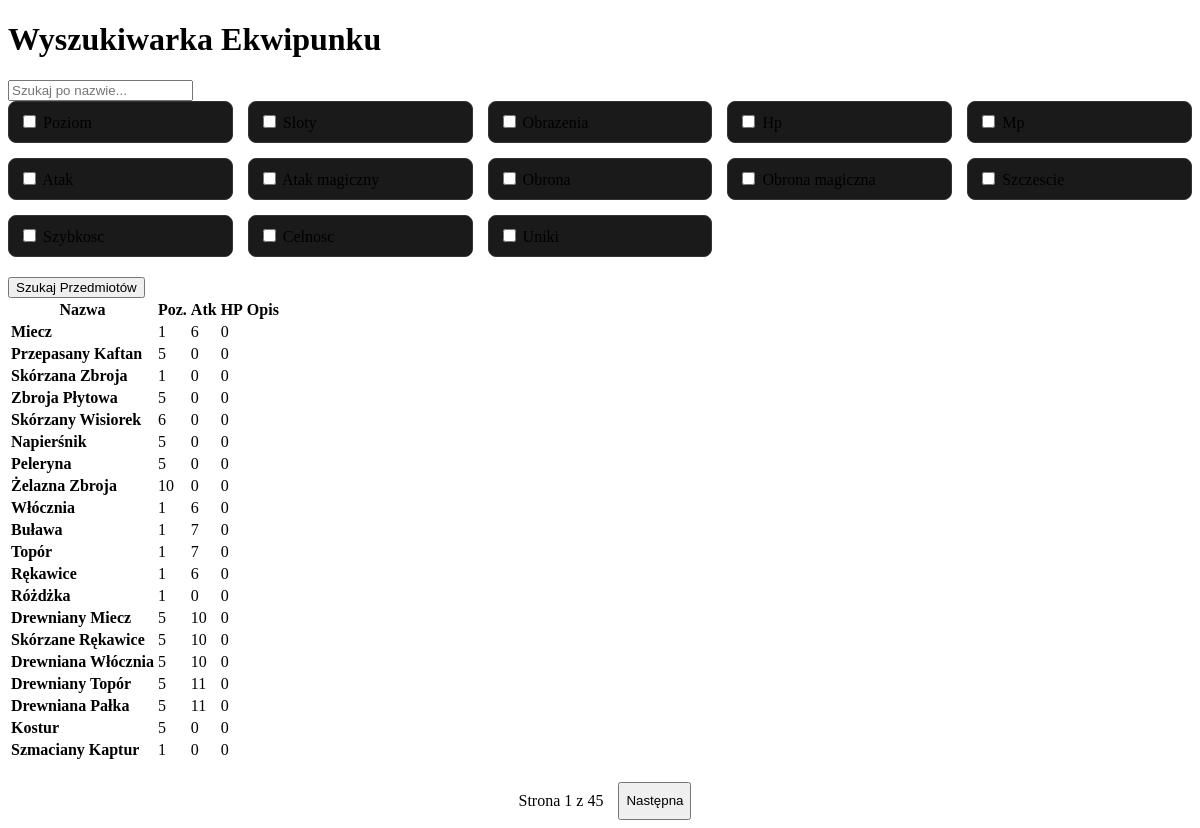
The page / on the database its author committed.
### app.py (models this page shows)
class Przedmiot(db.Model):
    __tablename__ = 'przedmioty'
    id = db.Column(db.Integer, primary_key=True)
    nazwa = db.Column(db.String)
    poziom = db.Column(db.Integer)
    typ = db.Column(db.String)
    atrybut = db.Column(db.String)
    profesja = db.Column(db.String)
    jakosc = db.Column(db.String)
    sloty = db.Column(db.Integer)
    opis = db.Column(db.Text)
    obrazenia = db.Column(db.Integer, default=0)
    hp = db.Column(db.Integer, default=0)
    mp = db.Column(db.Integer, default=0)
    atak = db.Column(db.Integer, default=0)
    atak_magiczny = db.Column(db.Integer, default=0)
    obrona = db.Column(db.Integer, default=0)
    obrona_magiczna = db.Column(db.Integer, default=0)
    szczescie = db.Column(db.Integer, default=0)
    szybkosc = db.Column(db.Integer, default=0)
    celnosc = db.Column(db.Integer, default=0)
    uniki = db.Column(db.Integer, default=0)
    ikonka = db.Column(db.String)
    ikonka_rzad = db.Column(db.Integer)
    ikonka_kolumna = db.Column(db.Integer)
    ikonka_wysokosc = db.Column(db.Integer)
    ikonka_szerokosc = db.Column(db.Integer)

### app.py (the view)
@app.route('/')
def index():
    query = Przedmiot.query
    num_stats = ['poziom', 'sloty', 'obrazenia', 'hp', 'mp', 'atak', 'atak_magiczny', 'obrona', 'obrona_magiczna',
                 'szczescie', 'szybkosc', 'celnosc', 'uniki']
    for stat in num_stats:
        if request.args.get(f"{stat}_check"):
            val = request.args.get(stat, type=int)
            query = query.filter(getattr(Przedmiot, stat) >= (val if val is not None else 1))
    nazwa = request.args.get('nazwa')
    if nazwa:
        query = query.filter(Przedmiot.nazwa.contains(nazwa))
    page = request.args.get('page', 1, type=int)
    pagination = query.paginate(page=page, per_page=20, error_out=False)
    if request.headers.get('X-Requested-With') == 'XMLHttpRequest':
        return render_template('_item_list.html', items=pagination.items, pagination=pagination)
    return render_template('index.html', items=pagination.items, pagination=pagination)

### templates/index.html (shortened to what this page needs)
<!DOCTYPE html>
<html lang="pl">
<head>
    <link rel="stylesheet" href="https://cdn.jsdelivr.net/npm/@picocss/pico@1/css/pico.min.css">
</head>
<body class="container-fluid">
    <header>
        <h1>Wyszukiwarka Ekwipunku</h1>
    </header>
    <form id="filter-form">
        <input type="text" name="nazwa" placeholder="Szukaj po nazwie...">
        <div class="filter-grid">
            {% for stat in ['poziom', 'sloty', 'obrazenia', 'hp', 'mp', 'atak', 'atak_magiczny', 'obrona', 'obrona_magiczna', 'szczescie', 'szybkosc', 'celnosc', 'uniki'] %}
            <div class="filter-item">
                <label>
                    <input type="checkbox" name="{{ stat }}_check"> {{ stat|replace('_', ' ')|capitalize }}
                </label>
            </div>
            {% endfor %}
        </div>
        <button type="submit" style="margin-top: 20px;">Szukaj Przedmiotów</button>
    </form>
    <div id="results-container" class="results-wrapper">
        {% include '_item_list.html' %}
    </div>
</body>
</html>

### templates/_item_list.html (shortened to what this page needs)
<table>
    <thead>
        <tr>
            <th>Nazwa</th><th>Poz.</th><th>Atk</th><th>HP</th><th>Opis</th>
        </tr>
    </thead>
    <tbody>
        {% for item in items %}
        <tr>
            <td><strong>{{ item.nazwa }}</strong></td>
            <td>{{ item.poziom }}</td>
            <td>{{ item.atak }}</td>
            <td>{{ item.hp }}</td>
            <td><small>{{ item.opis|striptags|truncate(80) }}</small></td>
        </tr>
        {% endfor %}
    </tbody>
</table>
<div style="display: flex; gap: 5px; justify-content: center; margin-top: 20px;">
    <span style="padding: 10px;">Strona {{ pagination.page }} z {{ pagination.pages }}</span>
    {% if pagination.has_next %}
        <button class="page-link" data-page="{{ pagination.next_num }}">Następna</button>
    {% endif %}
</div>

### templates/index.html (style rules this page uses)
.filter-grid { display: grid; grid-template-columns: repeat(auto-fill, minmax(200px, 1fr)); gap: 15px; }
.filter-item { border: 1px solid #333; padding: 10px; border-radius: 8px; background: #1a1a1a; }
label { cursor: pointer; }

### rows shown on the page
Przedmiot: nazwa "Miecz", poziom "1", atak "6", hp "0"
Przedmiot: nazwa "Przepasany Kaftan", poziom "5", atak "0", hp "0"
Przedmiot: nazwa "Skórzana Zbroja", poziom "1", atak "0", hp "0"
Przedmiot: nazwa "Zbroja Płytowa", poziom "5", atak "0", hp "0"
Przedmiot: nazwa "Skórzany Wisiorek", poziom "6", atak "0", hp "0"
Przedmiot: nazwa "Napierśnik", poziom "5", atak "0", hp "0"
Przedmiot: nazwa "Peleryna", poziom "5", atak "0", hp "0"
Przedmiot: nazwa "Żelazna Zbroja", poziom "10", atak "0", hp "0"
Przedmiot: nazwa "Włócznia", poziom "1", atak "6", hp "0"
Przedmiot: nazwa "Buława", poziom "1", atak "7", hp "0"
Przedmiot: nazwa "Topór", poziom "1", atak "7", hp "0"
Przedmiot: nazwa "Rękawice", poziom "1", atak "6", hp "0"
Przedmiot: nazwa "Różdżka", poziom "1", atak "0", hp "0"
Przedmiot: nazwa "Drewniany Miecz", poziom "5", atak "10", hp "0"
Przedmiot: nazwa "Skórzane Rękawice", poziom "5", atak "10", hp "0"
Przedmiot: nazwa "Drewniana Włócznia", poziom "5", atak "10", hp "0"
Przedmiot: nazwa "Drewniany Topór", poziom "5", atak "11", hp "0"
Przedmiot: nazwa "Drewniana Pałka", poziom "5", atak "11", hp "0"
Przedmiot: nazwa "Kostur", poziom "5", atak "0", hp "0"
Przedmiot: nazwa "Szmaciany Kaptur", poziom "1", atak "0", hp "0"

### other values the page prints
{{ stat|replace('_', ' ')|capitalize }} "Poziom" "Sloty" "Obrazenia" "Hp" "Mp" "Atak" "Atak magiczny" "Obrona" "Obrona magiczna" "Szczescie" "Szybkosc" "Celnosc" "Uniki"
{{ pagination.page }} "1"
{{ pagination.pages }} "45"
